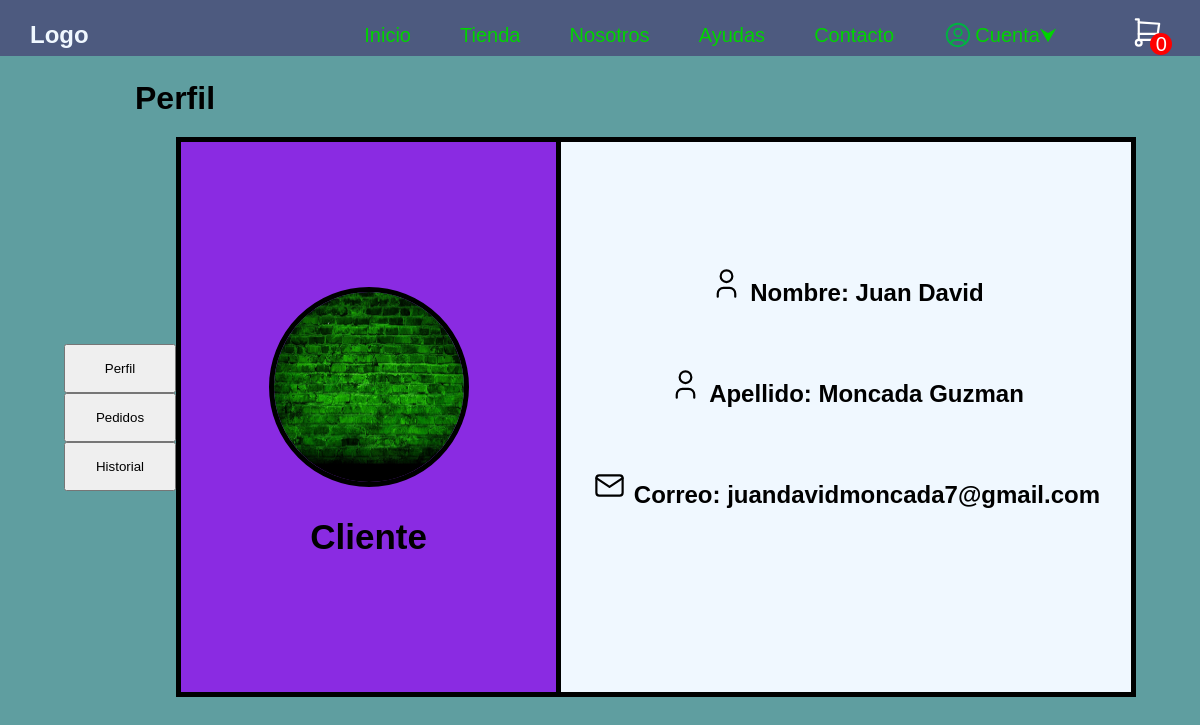
/View/components/perfil.php (signed in), run on the app's committed database.
### tables this page shows
CREATE TABLE `users` (
  `id` int(100) NOT NULL,
  `NickName` varchar(100) NOT NULL,
  `LastName` varchar(100) NOT NULL,
  `Email` varchar(80) NOT NULL,
  `Passwords` varchar(30) NOT NULL
);

### model/UserModel.php (called while the page is built, shortened)
<?php
class userModel{
  public function getUserById($user_id){
    $db = new Database();
    $conn = $db->getConnection();
    $sql = "SELECT * FROM users WHERE id = $user_id";
    $result = $conn->query($sql);
    return $result->fetch_assoc();
  }
}
?>

### controller/UserController.php (called while the page is built, shortened)
<?php
require_once(__DIR__.'/../model/UserModel.php');
class headerInformation{
  public function showProfileHeader(){
    if(session_status() == PHP_SESSION_NONE){
      session_start();
    }if(isset($_SESSION['id_usuario'])){
      $user_id = $_SESSION['id_usuario'];
      $userModel = new userModel();
      $usuario = $userModel->getUserById($user_id);
      return $usuario;
    }else{
      error_log("Redireccionando a iniciarSesion.php porque no se encontró la sesión ID");
    }
  }
}
?>

### View/components/perfil.php (the view, shortened to what this page needs)
<?php
require_once('../../controller/UserController.php');
?>
<!DOCTYPE html>
<html lang="en">
<head>
  <link rel="stylesheet" href="../css/principal.css">
  <link rel="stylesheet" href="../css/perfil.css">
</head>
<body class="body-perfil">
  <?php
  require('../layout/header.php');
  ?>
  <div class="titulo-perfil">
    <h1>Perfil</h1>
  </div>
  <div class="container-perfil">
    <div class="menu-perfil-container">
      <ul>
        <li><button class="boton-perfil">Perfil</button></li>
        <li><button class="boton-pedidos">Pedidos</button></li>
        <li><button class="boton-historial">Historial</button></li>
      </ul>
    </div>
    <div class="subContainer-perfil">
      <div class="perfil-content-izquierda">
        <img src="../img/pared-verde.jpeg" alt="">
        <h2>Cliente</h2>
      </div>
      <div class="perfil-content-derecha">
        <h2>
          <span>Nombre: <?php echo $userPerfil['NickName']?></span>
        </h2>
        <h2>
          <span>Apellido: <?php echo $userPerfil['LastName']?></span>
        </h2>
        <h2>
          <span>Correo: <?php echo $userPerfil['Email']?></span>
        </h2>
      </div>
    </div>
  </div>
</body>
</html>

### View/css/principal.css (style rules this page uses)
* { padding: 0; margin: 0; box-sizing: border-box; font-family: sans-serif; }
li { list-style: none; }

### View/css/perfil.css (style rules this page uses)
* { margin: 0; padding: 0; box-sizing: border-box; font-family: sans-serif; }
.body-perfil { background-color: cadetblue; }
.titulo-perfil { width: 100%; padding-top: 80px; padding-bottom: 20px }
.titulo-perfil h1 { margin-left: 135px; }
.container-perfil { width: 100%; height: 100%; display: flex; justify-content: center; align-items: center; }
.menu-perfil-container ul li button { width: 100%; display: flex; justify-content: center; align-items: center; padding: 15px 30px; }
.subContainer-perfil { width: 80%; height: 70vh; display: flex; flex-direction: row; border: 5px solid black; }
.perfil-content-izquierda { width: 40%; height: 100%; display: flex; flex-direction: column; justify-content: center; align-items: center; background-color: blueviolet; border-right: 5px solid black; }
.perfil-content-izquierda img { width: 200px; height: 200px; border-radius: 50%; margin-top: 10PX; border: 5px solid black; }
.perfil-content-izquierda h2 { margin-top: 30px; font-size: 35px; }
.perfil-content-derecha { width: 60%; display: flex; flex-direction: column; justify-content: center; background-color: aliceblue; }
.perfil-content-derecha h2 { margin-bottom: 60px; text-align: center; }

### data on the page
users: NickName "Juan David", LastName "Moncada Guzman", Email "juandavidmoncada7@gmail.com"
